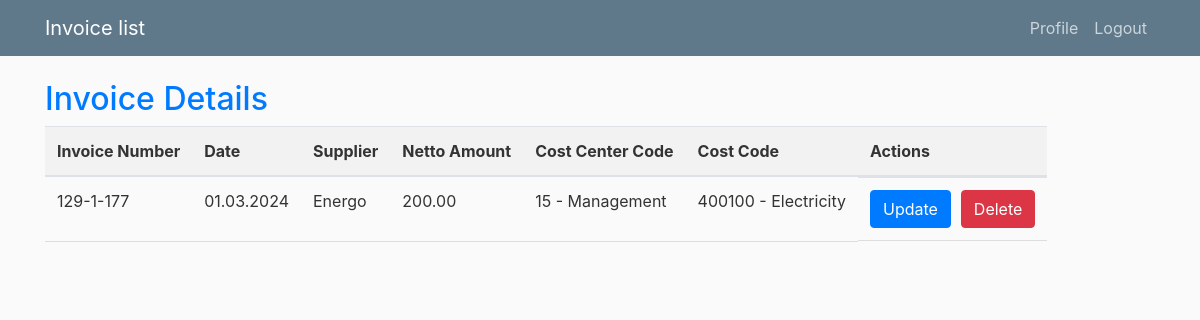
Page /detail/14/ (signed in) on the committed database.
### invoice/models.py (models this page shows, shortened)
class Invoice(models.Model):
    cost_code = models.ForeignKey(TypeOfCost, on_delete=models.CASCADE)
    cost_center_code = models.ForeignKey(CostCenter, on_delete=models.CASCADE)
    supplier = models.ForeignKey(Supplier, on_delete=models.CASCADE)
    netto_amount = models.DecimalField(max_digits=10, decimal_places=2)
    date = models.DateField()
    invoice_number = models.CharField(max_length=20)
    user = models.ForeignKey(User, on_delete=models.CASCADE)

class Supplier(models.Model):
	supplier_name = models.CharField(max_length=40)
	def __str__(self):
         return self.supplier_name

class CostCenter(models.Model):
	cost_center_code = models.IntegerField()
	cost_center_name = models.CharField(max_length=40)
	def __str__(self):
	   return f"{self.cost_center_code} - {self.cost_center_name}"

class TypeOfCost(models.Model):
	cost_code = models.IntegerField()
	cost_name = models.CharField(max_length=40)
	def __str__(self):
	   return f"{self.cost_code} - {self.cost_name}"

### invoice/views.py (the view)
# urls.py: path('detail/<int:pk>/', views.invoice_detail, name='invoice-detail'),
@login_required
def invoice_detail(request, pk):
    invoice = get_object_or_404(Invoice, pk=pk)
    return render(request, 'invoice/invoice_detail.html', {'invoice': invoice})

### invoice/templates/invoice/invoice_detail.html (shortened to what this page needs)
{% extends "invoice/base.html" %}
{% load static %}
{% block content %}
    <h2 style="color: #007bff;">Invoice Details</h2>
    <div class="table">
        <table style="width: 100%;">
                <tr style="width: 1%;white-space: nowrap;">
                    <th scope="col" >Invoice Number</th>
                    <th scope="col">Date</th>
                    <th scope="col">Supplier</th>
                    <th scope="col">Netto Amount</th>
                    <th scope="col">Cost Center Code</th>
                    <th scope="col" >Cost Code</th>
                    <th scope="col">Actions</th>
                </tr>
            <tbody>
                <tr style="width: 1%;white-space: nowrap;">
                    <td>{{ invoice.invoice_number }}</td>
                    <td>{{ invoice.date|date:"d.m.Y" }}</td>
                    <td>{{ invoice.supplier }}</td>
                    <td>{{ invoice.netto_amount }}</td>
                    <td>{{ invoice.cost_center_code }}</td>
                    <td>{{ invoice.cost_code }}</td>
                    <td style="display: flex; align-items: center;">
                        <a href="{% url 'update_invoice' pk=invoice.pk %}" class="btn btn-primary" style="margin-right: 10px;">Update</a>
                        <form action="{% url 'delete_invoice' invoice.pk %}" method="post" style="display: inline;">
                            <button type="submit" class="btn btn-danger" onclick="return confirm('Are you sure you want to delete this invoice?');">Delete</button>
                        </form>
                    </td>
                </tr>
            </tbody>
        </table>
</div>
{% endblock content %}

### invoice/static/invoice/main.css (style rules this page uses)
body { background: #fafafa; color: #333333; margin-top: 5rem; }
h1, h2, h3, h4, h5, h6 { color: #444444; }
.table { width: 100%; border-collapse: collapse; }
th, td { padding: 8px; text-align: left; border-bottom: 1px solid #ddd; }
th { background-color: #f2f2f2; color: #333; font-weight: bold; }
td { vertical-align: top; }

### rows in the picture
Invoice: invoice_number "129-1-177", date "01.03.2024", supplier "Energo", netto_amount "200.00", cost_center_code "15 - Management", cost_code "400100 - Electricity"
